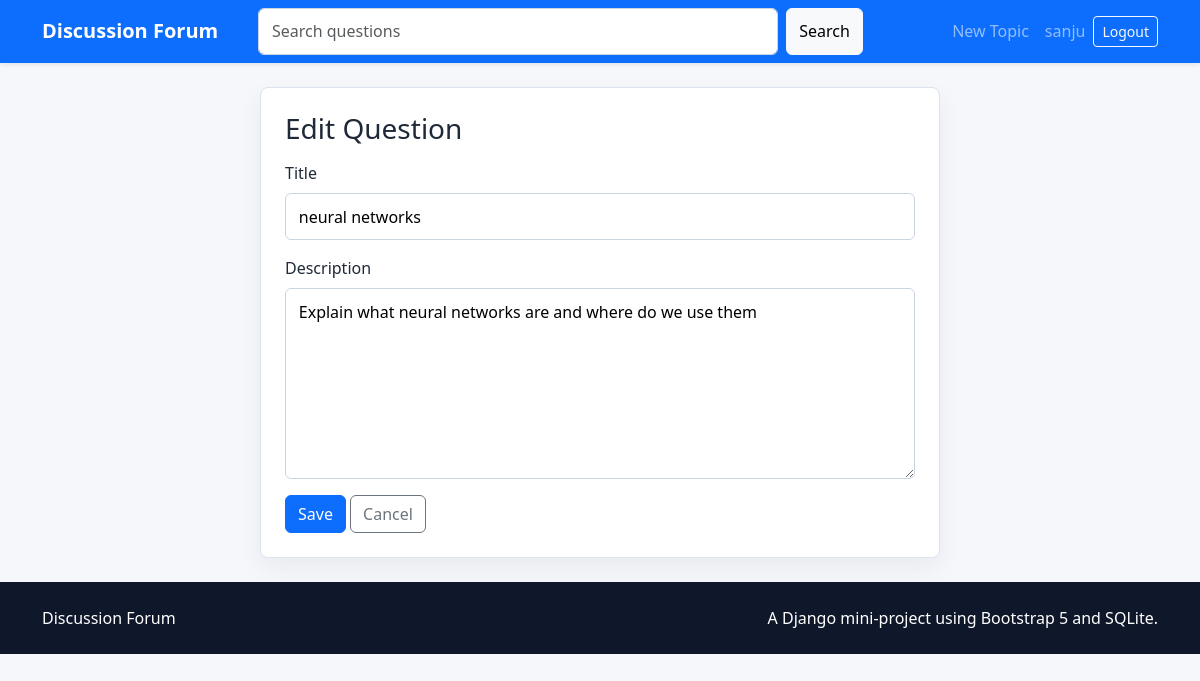
Screenshot of /questions/1/edit/ (signed in) with the database file from the repository.
### forum_app/models.py (models this page shows, shortened)
class Question(models.Model):
    topic = models.ForeignKey(Topic, on_delete=models.CASCADE, related_name="questions")
    title = models.CharField(max_length=200)
    description = models.TextField()
    author = models.ForeignKey(User, on_delete=models.CASCADE, related_name="questions")
    created_at = models.DateTimeField(auto_now_add=True)
    updated_at = models.DateTimeField(auto_now=True)
    class Meta:
        ordering = ["-created_at"]

### forum_app/views.py (the view)
# urls.py: path("questions/<int:pk>/edit/", views.edit_question, name="edit_question"),
@login_required
def edit_question(request, pk):
    question = get_object_or_404(Question, pk=pk)
    if question.author != request.user:
        messages.error(request, "You can edit only your own questions.")
        return redirect(question)
    if request.method == "POST":
        form = QuestionForm(request.POST, instance=question)
        if form.is_valid():
            form.save()
            messages.success(request, "Question updated successfully.")
            return redirect(question)
    else:
        form = QuestionForm(instance=question)
    return render(request, "forum_app/question_form.html", {"form": form, "title": "Edit Question"})

### forum_app/forms.py
class QuestionForm(forms.ModelForm):
    class Meta:
        model = Question
        fields = ["title", "description"]
        widgets = {
            "title": forms.TextInput(attrs={"placeholder": "Enter a clear question title"}),
            "description": forms.Textarea(
                attrs={"rows": 7, "placeholder": "Explain your question in detail"}
            ),
        }

### templates/forum_app/question_form.html (shortened to what this page needs)
{% extends 'base.html' %}
{% block content %}
<div class="form-shell">
    <h1 class="h3 mb-3">{{ title }}</h1>
    <form method="post" novalidate>
        {% include 'forum_app/includes/form_fields.html' with form=form %}
        <button class="btn btn-primary" type="submit">Save</button>
        <a class="btn btn-outline-secondary" href="{% url 'home' %}">Cancel</a>
    </form>
</div>
{% endblock %}

### templates/base.html (shortened to what this page needs)
{% load static %}
<!doctype html>
<html lang="en">
<head>
    <link href="https://cdn.jsdelivr.net/npm/bootstrap@5.3.3/dist/css/bootstrap.min.css" rel="stylesheet">
    <link rel="stylesheet" href="{% static 'css/style.css' %}">
</head>
<body>
    <nav class="navbar navbar-expand-lg navbar-dark bg-primary sticky-top shadow-sm">
        <div class="container">
            <a class="navbar-brand fw-bold" href="{% url 'home' %}">Discussion Forum</a>
            <div class="collapse navbar-collapse" id="mainNavbar">
                <form class="d-flex ms-lg-4 my-3 my-lg-0 flex-grow-1" action="{% url 'search' %}" method="get">
                    <input id="searchInput" class="form-control me-2" type="search" name="q" placeholder="Search questions" value="{{ query|default:'' }}">
                    <button class="btn btn-light" type="submit">Search</button>
                </form>
                <ul class="navbar-nav ms-auto align-items-lg-center">
                    {% if user.is_authenticated %}
                        <li class="nav-item">
                            <a class="nav-link" href="{% url 'create_topic' %}">New Topic</a>
                        </li>
                        <li class="nav-item">
                            <a class="nav-link" href="{% url 'profile' user.username %}">{{ user.username }}</a>
                        </li>
                        <li class="nav-item">
                            <form action="{% url 'logout' %}" method="post" class="d-inline">
                                <button class="btn btn-outline-light btn-sm" type="submit">Logout</button>
                            </form>
                        </li>
                    {% else %}
                        <li class="nav-item"><a class="nav-link" href="{% url 'login' %}">Login</a></li>
                        <li class="nav-item"><a class="btn btn-light btn-sm" href="{% url 'register' %}">Register</a></li>
                    {% endif %}
                </ul>
            </div>
        </div>
    </nav>
    <main class="container py-4">
        {% block content %}{% endblock %}
    </main>
    <footer class="site-footer mt-auto py-4">
        <div class="container d-flex flex-column flex-md-row justify-content-between gap-2">
            <span>Discussion Forum</span>
            <span>A Django mini-project using Bootstrap 5 and SQLite.</span>
        </div>
    </footer>
</body>
</html>

### templates/forum_app/includes/form_fields.html (shortened to what this page needs)
{% for field in form %}
    <div class="mb-3">
        <label class="form-label" for="{{ field.id_for_label }}">{{ field.label }}</label>
        {{ field }}
    </div>
{% endfor %}

### static/css/style.css (style rules this page uses)
:root { --page-bg: #f5f7fb; --text-strong: #1f2937; --muted: #6b7280; --border: #dbe3ef; }
html, body { min-height: 100%; }
body { background: var(--page-bg); color: var(--text-strong); }
a { text-decoration: none; }
.navbar .form-control { max-width: 520px; }
.card, .panel, .list-card, .reply-card, .auth-card, .form-shell, .empty-state { background: #ffffff; border: 1px solid var(--border); border-radius: 8px; box-shadow: 0 10px 24px rgba(31, 41, 55, 0.06); }
.panel, .auth-card, .form-shell, .empty-state { padding: 1.5rem; }
.auth-card, .form-shell { max-width: 680px; margin: 0 auto; }
.form-control, .form-select, textarea, input[type="text"], input[type="email"], input[type="password"] { display: block; width: 100%; padding: 0.65rem 0.8rem; border: 1px solid #cbd5e1; border-radius: 6px; }
.site-footer { color: #ffffff; background: #0f172a; }

### rows the page displays
Question: form "neural networks" "Explain what neural networks are and where do we use them"

### other values shown
{{ user.username }} "sanju"
{{ title }} "Edit Question"
{{ field.label }} "Title" "Description"
